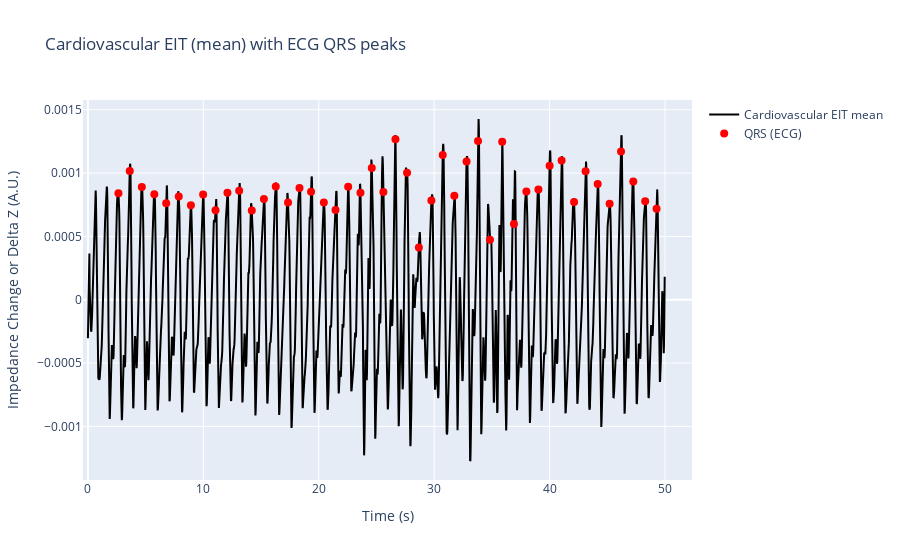

Notebook code for this chart:
### Markdown cell above
## Question 7 - *Bonus Question* (not graded) 
Can you detect the QRS peaks (e.g., using [`qrs = Detectors(fs).engzee_detector(ecg)`](https://github.com/berndporr/py-ecg-detectors/blob/7a1ca569190a4c17885089c97480efd114c64120/ecgdetectors.py#L277)) on the ECG signal (see variable `ecg`) and plot them together with the cardiovascular EIT activity?

### Code cell
# Question 7: detect QRS peaks on the ECG and plot together with cardiovascular EIT activity
# Use the Detectors class imported earlier
try:
    detectors = Detectors(int(ecg['fs']))
    qrs_idx = detectors.engzee_detector(ecg['value'])
except Exception as e:
    print('QRS detector error:', e)
    qrs_idx = []
qrs_idx = np.array(qrs_idx)
print(f'Detected {len(qrs_idx)} QRS peaks (ECG).')
# Prepare times of detected QRS peaks (ecg['time'] is already aligned to t)
if len(qrs_idx) > 0:
    qrs_times = ecg['time'][qrs_idx]  # seconds
    # Map QRS times onto EIT timeline and extract y-values from mean cardiac EIT signal
    card_mean = np.nanmean(imgs_card, axis=(0,1))
    # Interpolate EIT mean signal at QRS times for marker placement
    qrs_y = np.interp(qrs_times, t, card_mean)
    # Plot EIT mean and QRS markers
    fig = make_subplots(rows=1, cols=1)
    fig.add_trace(go.Scatter(x=t, y=card_mean, name='Cardiovascular EIT mean', line_color='black'))
    fig.add_trace(go.Scatter(x=qrs_times, y=qrs_y, mode='markers', 
                         marker=dict(color='red', size=8), name='QRS (ECG)'))
    fig.update_xaxes(title='Time (s)')
    fig.update_yaxes(title='Impedance Change or Delta Z (A.U.)')
    fig.update_layout(title='Cardiovascular EIT (mean) with ECG QRS peaks')
    fig.show()
    # Estimate HR from ECG peaks for comparison
    if len(qrs_times) > 1:
        rr = np.diff(qrs_times)
        hr_bpm = 60.0 / np.median(rr)
        print(f'Estimated HR from ECG peaks: {hr_bpm:.1f} BPM')
else:
    print('No QRS peaks to plot.')

### Figure 1 — Plotly figure (JSON) as saved in the notebook; plotly's stock layout.template omitted (floating-point values rounded to 4 significant figures; data arrays with more than 128 entries replaced by an {"elided": "..."} marker saying what was removed)
{"data": [{"line": {"color": "black"}, "name": "Cardiovascular EIT mean", "type": "scatter", "x": {"elided": "2384 float values"}, "y": {"elided": "2384 float values"}}, {"marker": {"color": "red", "size": 8}, "mode": "markers", "name": "QRS (ECG)", "type": "scatter", "x": [2.644, 3.623, 4.67, 5.751, 6.782, 7.868, 8.921, 9.979, 11.05, 12.09, 13.1, 14.2, 15.25, 16.27, 17.34, 18.33, 19.33, 20.44, 21.45, 22.55, 23.61, 24.59, 25.6, 26.65, 27.65, 28.67, 29.76, 30.74, 31.75, 32.8, 33.8, 34.83, 35.89, 36.91, 37.99, 39.03, 40.0, 41.04, 42.12, 43.12, 44.17, 45.2, 46.19, 47.25, 48.28, 49.27], "y": [0.0008407, 0.001017, 0.0008895, 0.0008324, 0.0007618, 0.0008157, 0.000746, 0.0008305, 0.0007071, 0.0008455, 0.0008603, 0.0007042, 0.0007962, 0.0008934, 0.0007677, 0.0008828, 0.0008518, 0.0007674, 0.0007093, 0.0008914, 0.0008452, 0.001041, 0.0008504, 0.001267, 0.001003, 0.0004126, 0.0007844, 0.001143, 0.0008216, 0.001091, 0.001254, 0.0004741, 0.001248, 0.0005982, 0.0008537, 0.0008696, 0.001059, 0.001099, 0.0007712, 0.001014, 0.0009131, 0.000757, 0.001171, 0.0009344, 0.0007775, 0.0007178]}], "layout": {"title": {"text": "Cardiovascular EIT (mean) with ECG QRS peaks"}, "xaxis": {"anchor": "y", "domain": [0, 1], "title": {"text": "Time (s)"}}, "yaxis": {"anchor": "x", "domain": [0, 1], "title": {"text": "Impedance Change or Delta Z (A.U.)"}}}}
